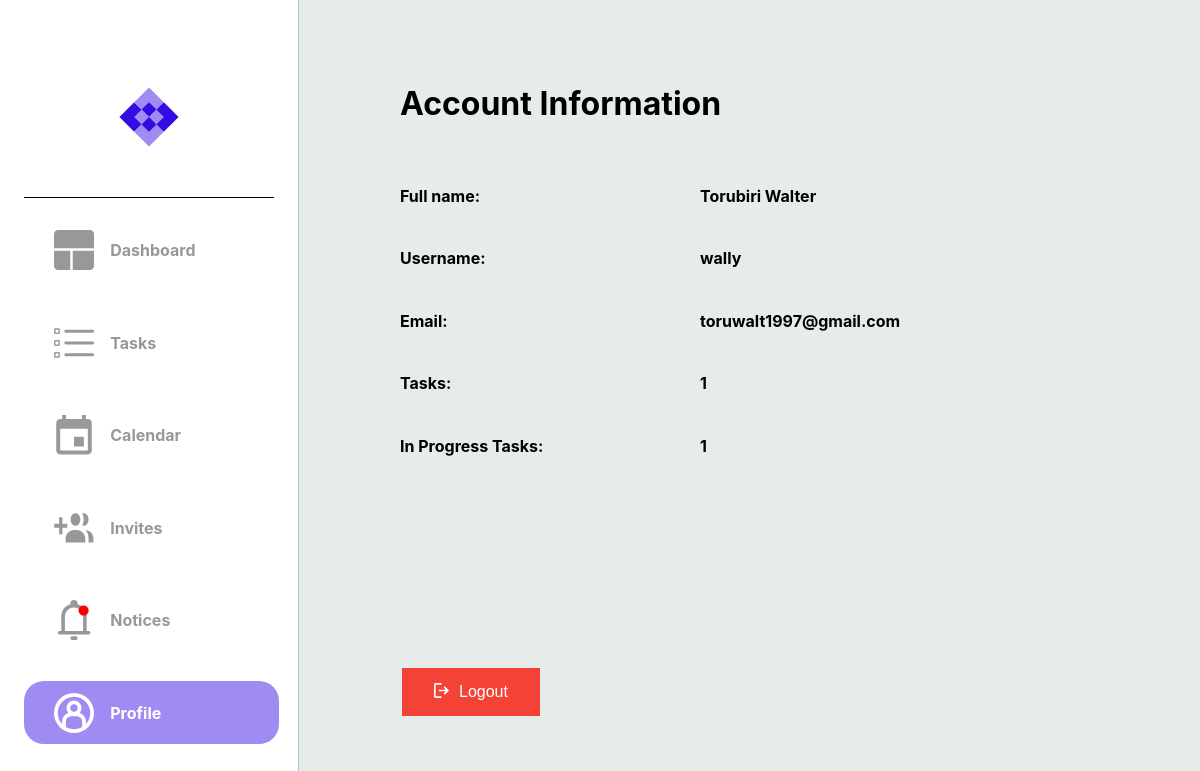
The app's page /profile (signed in) with its own data.
### dotask/models.py (models this page shows)
class User(db.Model, UserMixin):
    __tablename__ = "user"
    id = db.Column(db.Integer, primary_key=True)
    email = db.Column(db.String(50), nullable=False, unique=True)
    password = db.Column(db.String(30), nullable=False)
    username = db.Column(db.String(30), nullable=False, unique=True)
    first_name = db.Column(db.String(30), nullable=False)
    last_name = db.Column(db.String(30), nullable=False)
    assigned_tasks = relationship('Task', secondary=user_task, backref='assigned_to')
    notes = relationship('Notification', secondary=user_notification, backref='note')

### dotask/routes.py (the view)
@app.route("/profile")
@login_required
def hello_profile():
    try:
        tasks = current_user.tasks
        notices = current_user.notes
        task_counts = {
            'all': len(tasks),
            'in_progress': sum(task.status.name == 'In_Progress' for task in tasks),
            'completed': sum(task.status.name == 'Completed' for task in tasks),
            'cancelled': sum(task.status.name == 'Cancelled' for task in tasks),
        }
        return render_template('profile.html', current_user=current_user,
                              notices=notices, task_counts=task_counts)
    except Exception as e:
        print(f"An error occurred while fetching tasks or notices: {e}")
        return render_template('profile.html', current_user=current_user, notices=notices)

### dotask/routes.py (called while the page is built)
@app.after_request
def after_request(response):
    response.headers["Cache-Control"] = "no-cache, no-store, must-revalidate"
    return response

@login_manager.user_loader
def load_user(user_id):
    return User.query.get(user_id)

### dotask/templates/profile.html (shortened to what this page needs)
{% extends "layout.html" %}
{% block head %}
    <link rel="stylesheet" {% block css_tab_colour %} href="../static/css/profile.css" {% endblock %}/>
{% endblock %}
{% block profile_image_colour %}
            <a class="a3" href="{{ url_for('hello_profile') }}">
            <div id="logos">
                <img class="imgs" src="../static/svg/profile_active.svg">
                <h4 class="sidebar-text">Profile</h4>
            </div>
            </a>
{% endblock profile_image_colour %}
{% block tasks %}
    {% if current_user %}
    <h1>Account Information</h1>
    <br>
    <div class="shifts">
        <div><h4>
            Full name:
        </h4></div>
        <div><h4>
            {{ current_user.last_name }} {{ current_user.first_name }}
        </h4></div>
    </div>
    <div class="shifts">
        <div><h4>
            Username:
        </h4></div>
        <div><h4>
            {{ current_user.username }}
        </h4></div>
    </div>
    <div class="shifts">
        <div><h4>
            Email:
        </h4></div>
        <div><h4>
            {{ current_user.email }}
        </h4></div>
    </div>
    {% endif %}
    {% if task_counts.all > 0 %}
    <div class="shifts click">
        <div><h4>
            Tasks:
        </h4></div>
        <a href="{{ url_for('hello_tasks') }}">
            <div>
                <h4>{{ task_counts.all }} </h4>
            </div>
        </a>
    </div>
    {% endif %}
    {% if task_counts.in_progress > 0 %}
    <div class="shifts click">
        <div><h4>
            In Progress Tasks:
        </h4></div>
        <a href="{{ url_for('hello_in_process_tasks') }}">
            <div>
                <h4>{{ task_counts.in_progress }} </h4>
            </div>
        </a>
    </div>
    {% endif %}
    <form action="{{ url_for('hello_logout') }}">
      <button type="submit" class="logout-button">
        <img class="imgss" src="../static/svg/logout_active.svg">
        Logout
      </button>
    </form>
{% endblock tasks %}

### dotask/static/css/layout.css (style rules this page uses)
@media (min-width: 768px) { body { margin: auto; padding-bottom: 10vh; background-color: #E5ECEA; display: flex; font-family: inter; } }
@media (min-width: 768px) { a { text-decoration: none; color: black; } }
@media (min-width: 768px) { .sidebar > div > a { width: 90%; text-decoration: none; } }
@media (min-width: 768px) { .sidebar > div > a > div { width: 100%; height: 10%; padding-left: 30px; margin: 5% auto; border-radius: 20px; } }
@media (min-width: 768px) { #logos { width: 100%; display: grid; grid-template-columns: 1fr 3fr; align-items: center; } }
@media (min-width: 768px) { .sidebar-text { color: #989898; font-size: 1rem; } }
@media (min-width: 768px) { .imgs { height: 40px; width: 40px; } }
@media (min-width: 768px) { .imgss { height: 40px; width: 40px; margin-right: 10px; } }

### dotask/static/css/profile.css (style rules this page uses)
@media (min-width: 768px) { .a3 > div { background-color: #A08BF2; width: 100%; height: 10%; padding-left: 30px; margin: 5% auto; border-radius: 20px; color: white; } }
@media (min-width: 768px) { h1 { margin-top: 10%; } }
@media (min-width: 768px) { .a3 > div > h4 { color: white; } }
@media (min-width: 768px) { .a3 > div > img { fill: #FFFFFF; } }
@media (min-width: 768px) { .shifts { width: 100%; display: flex; } }
@media (min-width: 768px) { .shifts > div:nth-child(1) { width: 50%; } }
@media (min-width: 768px) { .click { cursor: pointer; } }
@media (min-width: 768px) { .logout-button { background-color: #f44336; color: white; border: none; position: fixed; bottom: 10vh; padding: 15px 32px; text-align: center; text-decoration: none; display: flex; font-size: 16px; margin: 4px 2px; cursor: pointer; } }
@media (min-width: 768px) { .imgss { height: 15px; width: 15px; } }

### records on screen
User: last_name "Torubiri", first_name "Walter", username "wally", email "toruwalt1997@gmail.com"

### other values on screen
{{ task_counts.all }} "1"
{{ task_counts.in_progress }} "1"
